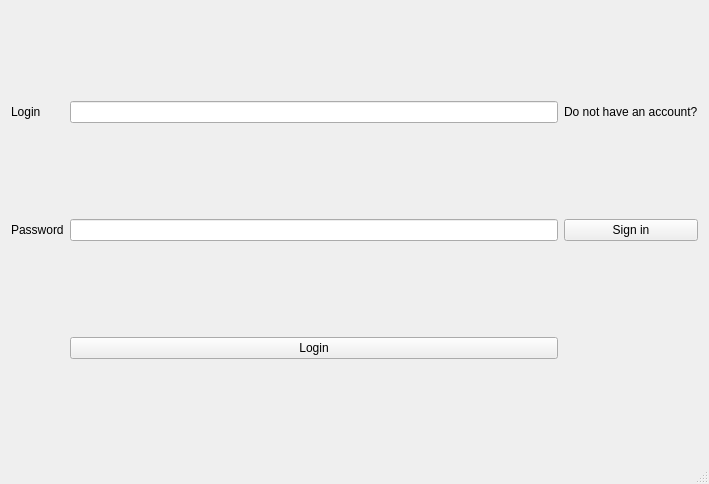
<?xml version="1.0" encoding="UTF-8"?>
<ui version="4.0">
 <class>MainWindow</class>
 <widget class="QMainWindow" name="MainWindow">
  <property name="geometry">
   <rect>
    <x>0</x>
    <y>0</y>
    <width>709</width>
    <height>484</height>
   </rect>
  </property>
  <property name="windowTitle">
   <string>MainWindow</string>
  </property>
  <widget class="QWidget" name="centralWidget">
   <layout class="QGridLayout" name="gridLayout">
    <item row="0" column="0">
     <widget class="QLabel" name="login">
      <property name="text">
       <string>Login      </string>
      </property>
     </widget>
    </item>
    <item row="1" column="2">
     <widget class="QPushButton" name="Singn_in">
      <property name="text">
       <string>Sign in</string>
      </property>
     </widget>
    </item>
    <item row="1" column="1">
     <widget class="QLineEdit" name="lineEdit_2"/>
    </item>
    <item row="0" column="2">
     <widget class="QLabel" name="label">
      <property name="text">
       <string>Do not have an account?</string>
      </property>
     </widget>
    </item>
    <item row="1" column="0">
     <widget class="QLabel" name="password">
      <property name="text">
       <string>Password</string>
      </property>
     </widget>
    </item>
    <item row="0" column="1">
     <widget class="QLineEdit" name="lineEdit"/>
    </item>
    <item row="2" column="1">
     <widget class="QPushButton" name="Login">
      <property name="text">
       <string>Login</string>
      </property>
     </widget>
    </item>
   </layout>
  </widget>
  <widget class="QStatusBar" name="statusBar"/>
 </widget>
 <layoutdefault spacing="6" margin="11"/>
 <resources/>
 <connections/>
</ui>
